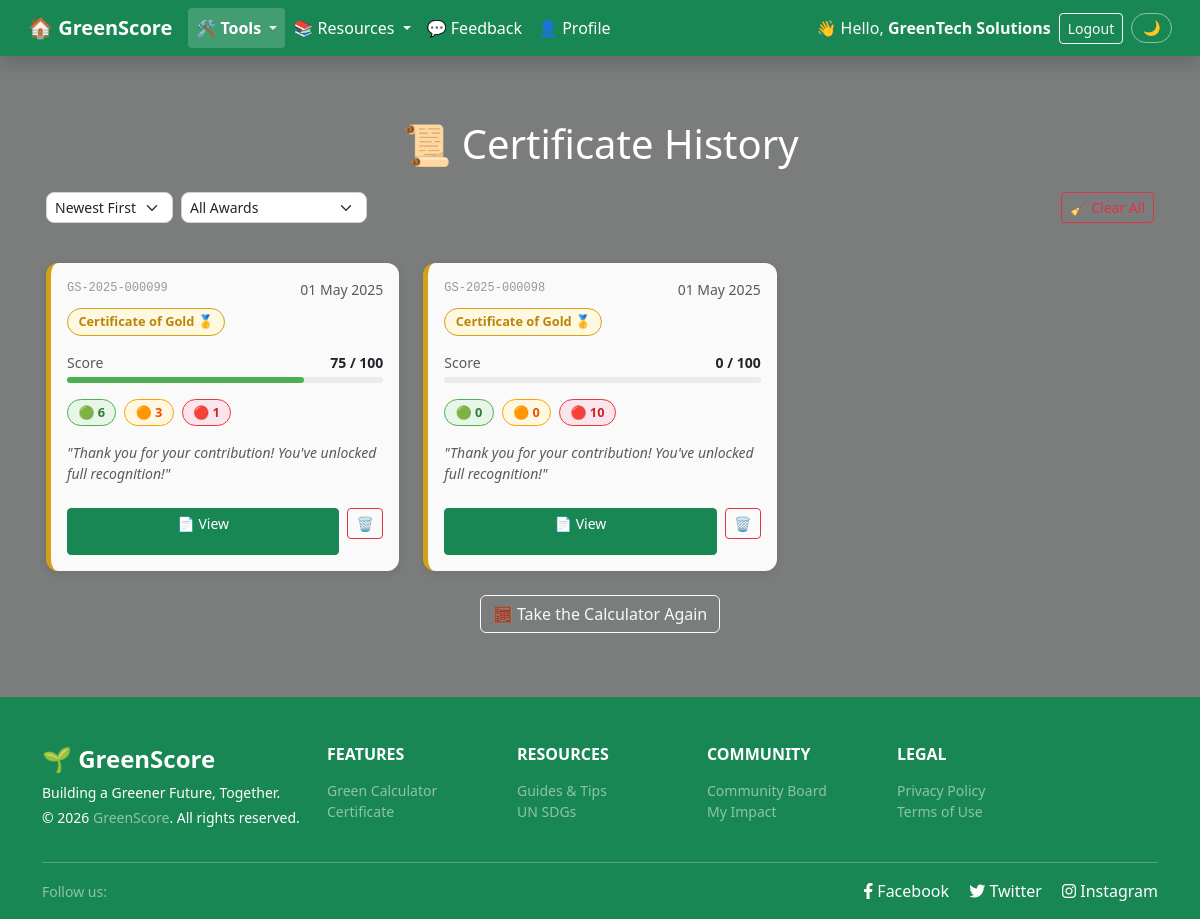
The page /pages/calculator/certificate_history.php (signed in) on the database its author committed.
### tables this page shows
CREATE TABLE `green_calculator_results` (
  `id` int(10) UNSIGNED NOT NULL,
  `user_id` int(10) UNSIGNED NOT NULL,
  `total_score` int(11) NOT NULL,
  `green_count` int(11) NOT NULL,
  `amber_count` int(11) NOT NULL,
  `red_count` int(11) NOT NULL,
  `award_level` varchar(50) NOT NULL,
  `emoji` char(2) DEFAULT NULL,
  `feedback_message` text DEFAULT NULL,
  `shortfall` int(11) NOT NULL,
  `donation_cost` decimal(6,2) NOT NULL,
  `submitted_at` timestamp NOT NULL DEFAULT current_timestamp()
);

### pages/calculator/certificate_history.php (the view, shortened to what this page needs)
<?php
require_once ROOT_PATH . '/includes/connect_db.php';
$user_id        = (int) $_SESSION['user_id'];
$is_admin       = isset($_SESSION['role']) && $_SESSION['role'] === 'admin';
$levels_stmt = mysqli_prepare($link,
    "SELECT DISTINCT award_level FROM green_calculator_results WHERE user_id = ?"
);
mysqli_stmt_bind_param($levels_stmt, 'i', $user_id);
mysqli_stmt_execute($levels_stmt);
$levels_result = mysqli_stmt_get_result($levels_stmt);
$award_levels  = [];
while ($lvl = mysqli_fetch_assoc($levels_result)) $award_levels[] = $lvl['award_level'];
$entries_per_page = 8;
$page         = isset($_GET['page']) ? max(1, (int) $_GET['page']) : 1;
$offset       = ($page - 1) * $entries_per_page;
$order        = (isset($_GET['sort']) && $_GET['sort'] === 'oldest') ? 'ASC' : 'DESC';
$level_filter = (isset($_GET['level']) && in_array($_GET['level'], $award_levels, true)) ? $_GET['level'] : '';
if ($level_filter !== '') {
    $data_stmt = mysqli_prepare($link,
        "SELECT id, submitted_at, award_level, total_score,
                green_count, amber_count, red_count, feedback_message
         FROM green_calculator_results
         WHERE user_id = ? AND award_level = ?
         ORDER BY submitted_at $order LIMIT ? OFFSET ?"
    );
    mysqli_stmt_bind_param($data_stmt, 'isii', $user_id, $level_filter, $entries_per_page, $offset);
} else {
    $data_stmt = mysqli_prepare($link,
        "SELECT id, submitted_at, award_level, total_score,
                green_count, amber_count, red_count, feedback_message
         FROM green_calculator_results
         WHERE user_id = ?
         ORDER BY submitted_at $order LIMIT ? OFFSET ?"
    );
    mysqli_stmt_bind_param($data_stmt, 'iii', $user_id, $entries_per_page, $offset);
}
mysqli_stmt_execute($data_stmt);
$results = mysqli_stmt_get_result($data_stmt);
include ROOT_PATH . '/includes/nav.php';
?>
<!DOCTYPE html>
<html lang="en">
<head>
    <?php include ROOT_PATH . '/includes/head.php'; ?>
</head>
<body class="bg-page overlay-50"
      style="background-image: url('<?= $b ?>/assets/images/forest-hero.jpg');">
<div class="page-wrapper d-flex flex-column min-vh-100">
    <div class="container content-wrapper">
        <h1 class="text-white text-center mb-4">📜 Certificate History</h1>
        <div class="d-flex flex-wrap justify-content-between align-items-center gap-3 mb-4">
            <form class="d-flex gap-2 flex-wrap" method="get">
                <select name="sort" class="form-select form-select-sm" style="width:auto;"
                        onchange="this.form.submit()">
                    <option value="newest" <?= (($_GET['sort'] ?? 'newest') === 'newest') ? 'selected' : '' ?>>
                        Newest First
                    </option>
                </select>
                <select name="level" class="form-select form-select-sm" style="width:auto;"
                        onchange="this.form.submit()">
                    <option value="">All Awards</option>
                </select>
            </form>
            <form method="post"
                  onsubmit="return confirm('Clear all certificates? This cannot be undone.')">
                <button type="submit" name="clear_all" class="btn btn-sm btn-outline-danger">
                    🧹 Clear All
                </button>
            </form>
        </div>
        <?php if (mysqli_num_rows($results) > 0): ?>
            <div class="row gy-4">
            <?php while ($row = mysqli_fetch_assoc($results)):
                $cert_ref  = 'GS-' . date('Y', strtotime($row['submitted_at']))
                           . '-' . str_pad($row['id'], 6, '0', STR_PAD_LEFT);
                $score_pct = min(100, (int) $row['total_score']);
                $award_class = 'award-other';
                $badge_class = 'badge-other';
                if (str_contains($row['award_level'], 'Gold'))   { $award_class = 'award-gold';   $badge_class = 'badge-gold'; }
            ?>
                <div class="col-md-6 col-xl-4">
                    <div class="cert-card <?= $award_class ?> h-100 d-flex flex-column">
                        <div class="p-3 d-flex flex-column h-100">
                            <div class="d-flex justify-content-between align-items-start mb-2">
                                <span class="cert-ref"><?= $cert_ref ?></span>
                                <small class="text-muted">
                                    <?= date('d M Y', strtotime($row['submitted_at'])) ?>
                                </small>
                            </div>
                            <div class="mb-3">
                                <span class="pill <?= $badge_class ?>">
                                    <?= htmlspecialchars($row['award_level']) ?>
                                </span>
                            </div>
                            <div class="mb-1 d-flex justify-content-between">
                                <small class="text-muted">Score</small>
                                <small class="fw-semibold"><?= $score_pct ?> / 100</small>
                            </div>
                            <div class="cert-score-bar mb-3">
                                <div class="cert-score-fill" style="width:<?= $score_pct ?>%"></div>
                            </div>
                            <div class="d-flex gap-2 mb-3">
                                <span class="pill" style="background:#e8f5e9;color:#2e7d32;border:1px solid #4CAF50;">
                                    🟢 <?= (int) $row['green_count'] ?>
                                </span>
                                <span class="pill" style="background:#fff8e1;color:#e65100;border:1px solid #ffa000;">
                                    🟠 <?= (int) $row['amber_count'] ?>
                                </span>
                                <span class="pill" style="background:#fce4ec;color:#c62828;border:1px solid #e53935;">
                                    🔴 <?= (int) $row['red_count'] ?>
                                </span>
                            </div>
                            <?php if ($is_admin): ?>
                                <form method="POST" class="mb-3">
                                    <input type="hidden" name="csrf_token"
                                           value="<?= htmlspecialchars($_SESSION['csrf_token']) ?>">
                                    <input type="hidden" name="update_id" value="<?= (int) $row['id'] ?>">
                                    <input type="text" name="award_level"
                                           value="<?= htmlspecialchars($row['award_level']) ?>"
                                           class="form-control form-control-sm mb-1"
                                           placeholder="Award level" required>
                                    <input type="text" name="feedback_message"
                                           value="<?= htmlspecialchars($row['feedback_message'] ?? '') ?>"
                                           class="form-control form-control-sm mb-2"
                                           placeholder="Feedback message" required>
                                    <button type="submit" class="btn btn-sm btn-primary w-100">💾 Save</button>
                                </form>
                            <?php else: ?>
                                <?php if (!empty($row['feedback_message'])): ?>
                                    <p class="small text-muted mb-3 fst-italic">
                                        "<?= htmlspecialchars($row['feedback_message']) ?>"
                                    </p>
                                <?php endif; ?>
                            <?php endif; ?>
                            <div class="d-flex gap-2 mt-auto pt-2">
                                <a href="<?= $b ?>/pages/calculator/certificate_preview.php?id=<?= (int) $row['id'] ?>"
                                   class="btn btn-sm btn-success flex-grow-1">
                                    📄 View
                                </a>
                                <form method="POST" class="d-inline"
                                      onsubmit="return confirm('Delete this entry?')">
                                    <button type="submit" class="btn btn-sm btn-outline-danger"
                                            title="Delete" style="width:36px;">🗑️</button>
                                </form>
                            </div>
                        </div>
                    </div>
                </div>
            <?php endwhile; ?>
            </div>
        <?php endif; ?>
        <div class="text-center mt-4">
            <a href="<?= $b ?>/pages/calculator/green_calculator.php"
               class="btn btn-outline-light">
                🧮 Take the Calculator Again
            </a>
        </div>
    </div>
    <?php include ROOT_PATH . '/includes/footer.php'; ?>
</div>
</body>
</html>

### style.css (style rules this page uses)
:root { --green-primary: #198754; --green-light: #d4edda; --green-dark: #14532d; --gray-light: #f8f9fa; --text-dark: #212529; --white: #ffffff; --card-bg: rgba(255, 255, 255, 0.95); --card-radius: 1rem; --transition: 0.2s ease; }
*, *::before, *::after { box-sizing: border-box; }
html, body { height: 100%; margin: 0; padding: 0; }
body { font-family: 'Segoe UI', Tahoma, Geneva, Verdana, sans-serif; background-color: var(--gray-light); color: var(--text-dark); display: flex; flex-direction: column; }
body.bg-page { background-size: cover; background-position: center; background-repeat: no-repeat; background-attachment: fixed; position: relative; }
body.overlay-50::before, body.overlay-60::before { content: ''; position: fixed; inset: 0; z-index: 0; pointer-events: none; }
body.overlay-50::before { background: rgba(0, 0, 0, 0.5); }
.page-wrapper { position: relative; z-index: 1; display: flex; flex-direction: column; min-height: 100vh; }
.content-wrapper { flex: 1; padding: 4rem 1rem; position: relative; z-index: 1; }
.btn-success { background-color: var(--green-primary); border-color: var(--green-primary); transition: background var(--transition), border-color var(--transition), transform var(--transition); }
.form-control, .form-select { border-radius: 0.5rem; border: 1px solid #ced4da; transition: border-color var(--transition), box-shadow var(--transition); }

### pages/calculator/certificate_history.php (style rules this page uses)
.award-gold { border-left: 5px solid #d4a017; }
.badge-gold { background: #fff8e1; color: #b8860b; border: 1px solid #d4a017; }
.cert-card { background: rgba(255,255,255,0.96); border-radius: 0.75rem; box-shadow: 0 2px 10px rgba(0,0,0,0.1); transition: transform 0.15s ease, box-shadow 0.15s ease; overflow: hidden; }
.cert-score-bar { height: 6px; border-radius: 3px; background: #e9ecef; }
.cert-score-fill { height: 100%; border-radius: 3px; background: #4CAF50; }
.cert-ref { font-family: monospace; font-size: 0.75rem; color: #999; }
.pill { display: inline-block; padding: 0.2rem 0.65rem; border-radius: 1rem; font-size: 0.8rem; font-weight: 600; }

### rows shown on the page
green_calculator_results: cert_ref "GS-2025-000099", submitted_at "01 May 2025", award_level "Certificate of Gold 🥇", total_score "75", green_count "6", amber_count "3", red_count "1", feedback_message "Thank you for your contribution! You've unlocked full recognition!"
green_calculator_results: cert_ref "GS-2025-000098", submitted_at "01 May 2025", award_level "Certificate of Gold 🥇", total_score "0", green_count "0", amber_count "0", red_count "10", feedback_message "Thank you for your contribution! You've unlocked full recognition!"

### other values the page prints
$_SESSION['username'] "GreenTech Solutions"
